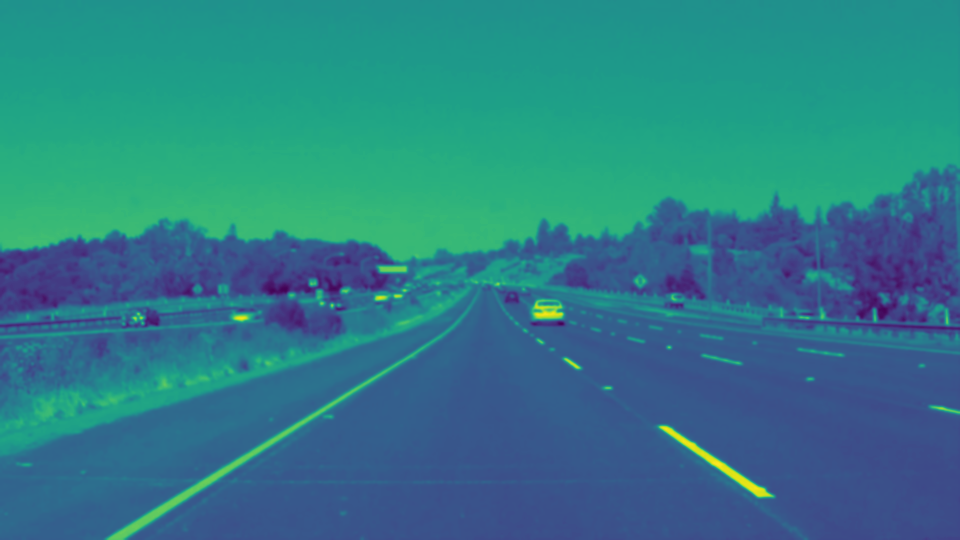
#> input picture test_images/Gaussian.png, 960 x 540 px
$ python -i MAIN.py   (imports and definitions only)
#> lines starting #> are read from the running program, lines starting #| are printed output that depends on the picture; after the words box and inside, x2 and y2 are one past the last pixel; in counts of white or black regions, pixels touching at a corner belong together
# -*- coding: utf-8 -*-
import matplotlib.pyplot as plt
import matplotlib.image as mpimg
import numpy as np
import cv2
import imageio
import math
# [1 line not run here, left out]
import os
# [5 lines not run here, left out]

def process_image(image):

#printing out some stats and plotting
        print('This image is:', type(image), 'with dimensions:', image.shape)
#| This image is: <class 'numpy.ndarray'> with dimensions: (540, 960, 3)
        gray = cv2.cvtColor(image, cv2.COLOR_RGB2GRAY)
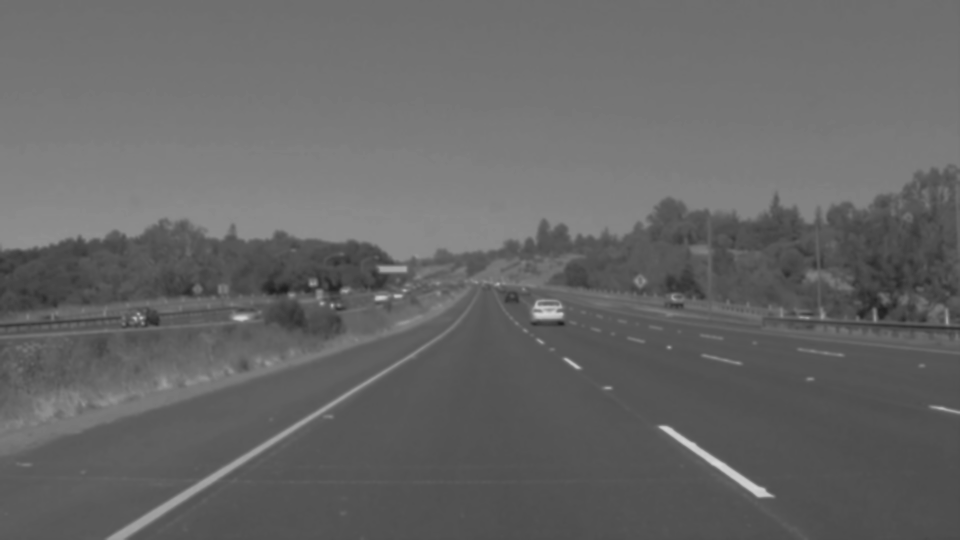
#> gray: shape (540, 960); min 30, max 215, mean 102.4
        mpimg.imsave("Test_images_output/solidWhiteCurve_Gray.png", gray)
# Define a kernel size and apply Gaussian smoothing
        kernel_size = 5
        blur_gray = cv2.GaussianBlur(gray,(kernel_size, kernel_size),0)
        mpimg.imsave("Test_images_output/Gaussian.jpg", blur_gray)
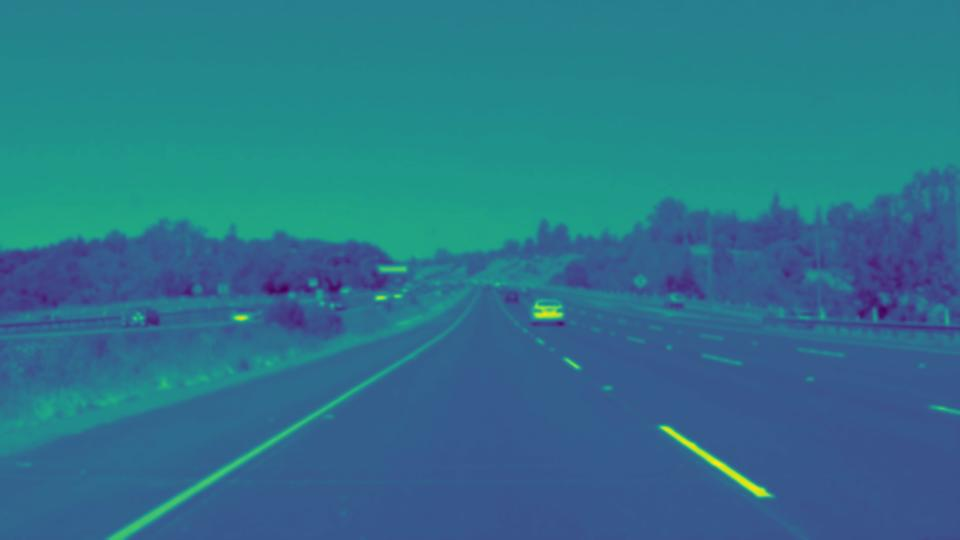
#> saved as Gaussian.jpg: shape (540, 960, 3); mean R, G, B 44.4, 116, 139.8
# Define our parameters for Canny and apply
        low_threshold = 50
        high_threshold = 150
        edges = cv2.Canny(blur_gray, low_threshold, high_threshold)
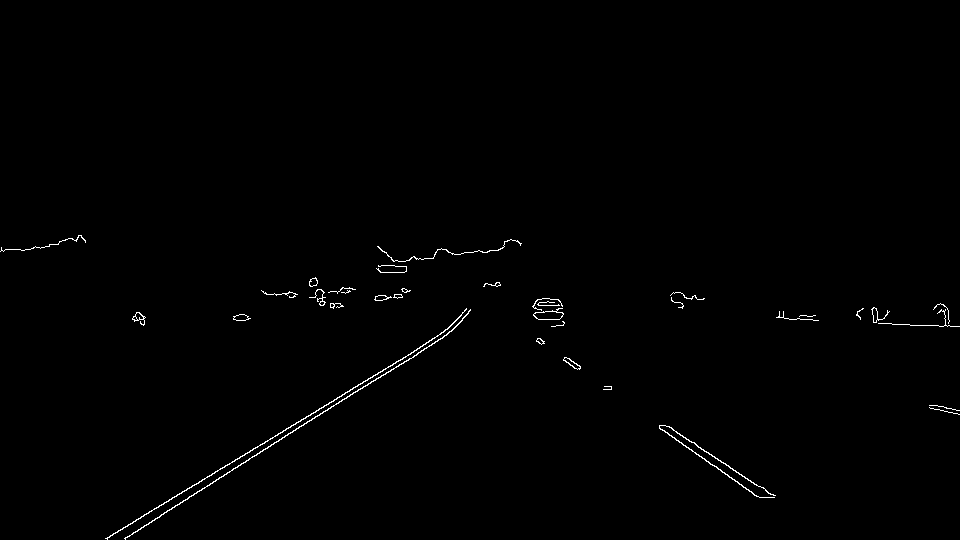
#> edges: shape (540, 960); 0.59% white in thin lines or dots, all inside (x1, y1, x2, y2) = (0, 235, 960, 540)
        mpimg.imsave("Test_images_output/Edges.jpg", edges)

# Next we'll create a masked edges image using cv2.fillPoly()
#def region_of_interest(img, vertices):
#defining a blank mask to start with

        mask = np.zeros_like(edges)

        mpimg.imsave("Test_images_output/Mask.jpg", mask)

    #defining a 3 channel or 1 channel color to fill the mask with depending on the input image
        if len(image.shape) > 2:
                channel_count = image.shape[2]  # i.e. 3 or 4 depending on your image
#> channel_count = 3
                ignore_mask_color = (255,) * channel_count
#> ignore_mask_color = (255, 255, 255)
        else:
                ignore_mask_color = 255

    #filling pixels inside the polygon defined by "vertices" with the fill color
        imshape = image.shape
#> imshape = (540, 960, 3)
        vertices = np.array([[(100,imshape[0]), (440, 325), (550, 325), (imshape[1],imshape[0])]], dtype=np.int32)
        cv2.fillPoly(mask, vertices, ignore_mask_color)
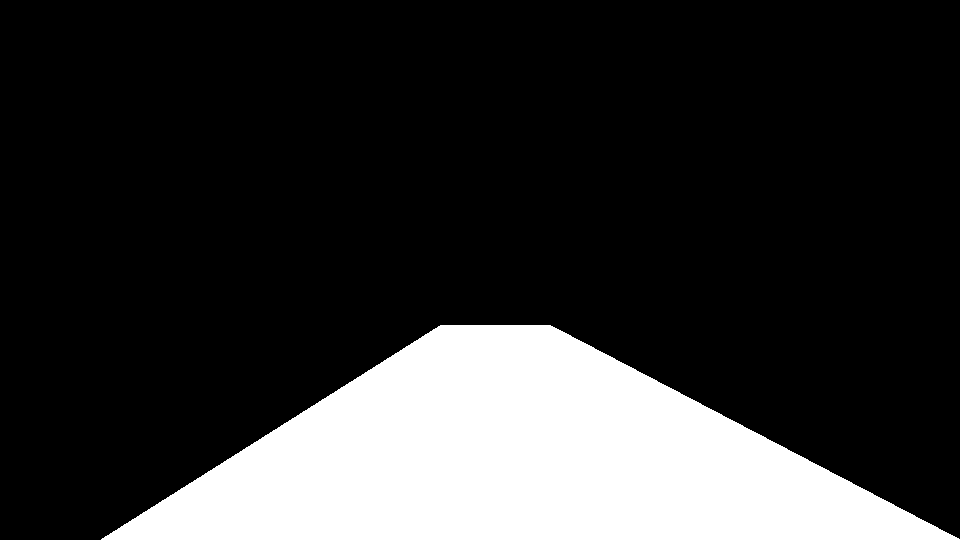
#> mask: shape (540, 960); 20.1% white; 1 white region, box (x1, y1, x2, y2) and area: (101, 325, 960, 540) 104435

        #mpimg.imsave("Test_images_output/whiteCarLaneSwitch_masked_edges.png", masked_edges)

    #returning the image only where mask pixels are nonzero
        masked_edges = cv2.bitwise_and(edges, mask)
#> masked_edges: shape (540, 960); 0.3% white in thin lines or dots, all inside (x1, y1, x2, y2) = (105, 325, 776, 540)
        mpimg.imsave("Test_images_output/Mask_Edges.jpg", masked_edges)
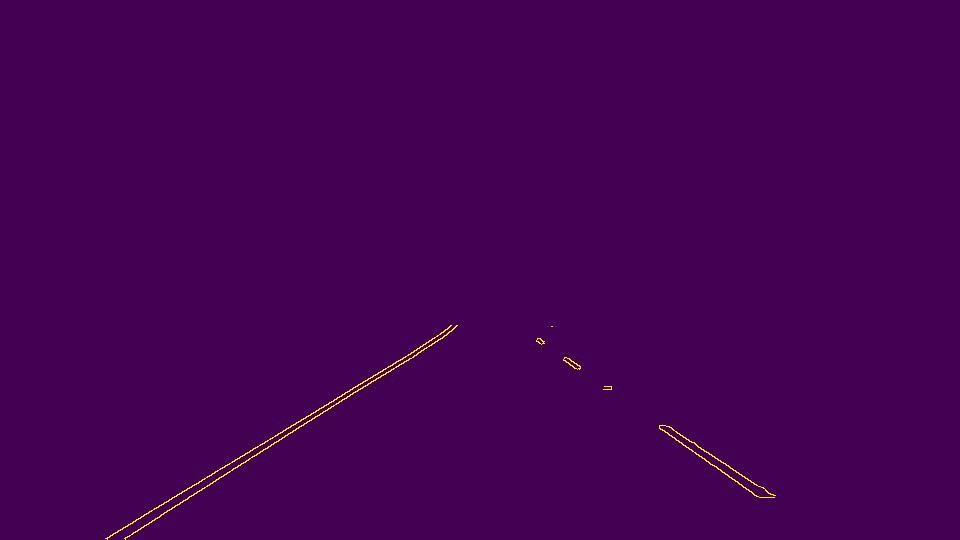
#> saved as Mask_Edges.jpg: shape (540, 960, 3); mean R, G, B 68.5, 0.8, 82.9
#   return masked_image
    # Define the Hough transform parameters
    # Make a blank the same size as our image to draw on
        rho = 1 # distance resolution in pixels of the Hough grid
        theta = np.pi/180 # angular resolution in radians of the Hough grid
        threshold = 20   # minimum number of votes (intersections in Hough grid cell)
        min_line_length = 100 #minimum number of pixels making up a line
        max_line_gap = 200    # maximum gap in pixels between connectable line segments
        line_image = np.copy(image)*0 # creating a blank to draw lines on
#> line_image: shape (540, 960, 3); every value is 0

        lines = cv2.HoughLinesP(masked_edges, rho, theta, threshold, np.array([]),
                            min_line_length, max_line_gap)
#> lines = [[105, 538, 454, 328], [155, 518, 442, 338], [172, 497, 456, 326], [219, 477, 447, 334], [538, 338, 774, 497], [536, 341, 760, 497], [125, 537, 413, 357], [106, 538, 452, 330], [537, 338, 773, 497], [574, 368, 756, 496], [353, 387, 456, 325], [540, 338, 773, 495]]

        for line in lines:
            for x1,y1,x2,y2 in line:
                    cv2.line(line_image,(x1,y1),(x2,y2),(255,0,0),5)
#> this loop made 12 passes
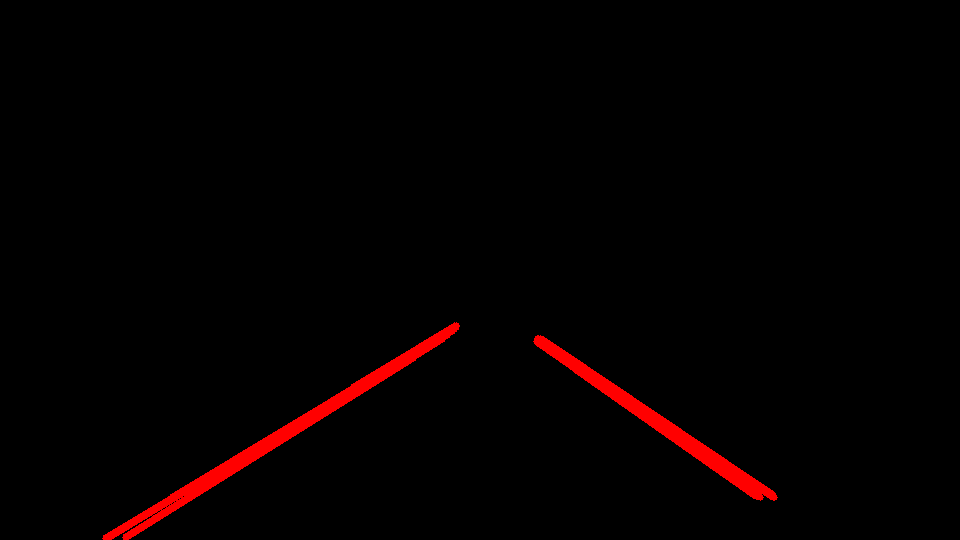
#> line_image: shape (540, 960, 3); mean R, G, B 4.8, 0, 0

# Create a "color" binary image to combine with line image
#color_edges = np.dstack((edges, edges, edges))

# Draw the lines on the edge image
        lines_edges = cv2.addWeighted(image, 0.8, line_image, 1, 0)
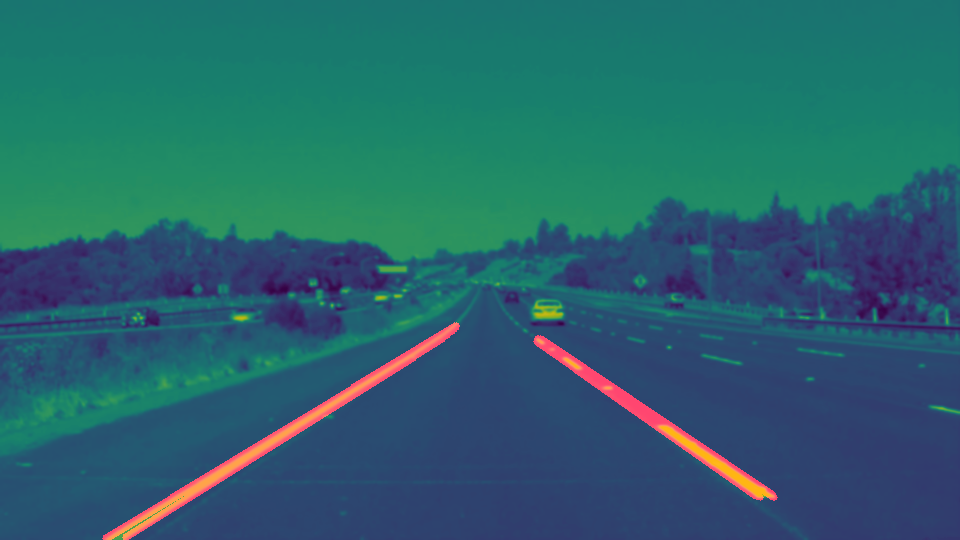
#> lines_edges: shape (540, 960, 3); mean R, G, B 40.4, 99.9, 108.6
        mpimg.imsave("Test_images_output/solidWhiteCurve_Lines_Edges.png", lines_edges)
#    plt.imshow(lines_edges)

# Display the image
#mpimg.imsave("Test_images_output/whiteCarLaneSwitch_lines_edges.png", line_edges)


    # NOTE: The output you return should be a color image (3 channel) for processing video below
    # TODO: put your pipeline here,
    # you should return the final output (image where lines are drawn on lanes)


        return lines_edges


# Import everything needed to edit/save/watch video clips
from moviepy.editor import VideoFileClip
from IPython.display import HTML


white_output = 'test_videos_output/solidYellowLeft.mp4'
## To speed up the testing process you may want to try your pipeline on a shorter subclip of the video
## To do so add .subclip(start_second,end_second) to the end of the line below
## Where start_second and end_second are integer values representing the start and end of the subclip
## You may also uncomment the following line for a subclip of the first 5 seconds
# [1 line that did not run here, left out]
##clip1 = VideoFileClip("test_videos/solidWhiteRight.mp4")
# [1 line that did not run here, left out]
#white_clip.write_videofile(white_output, audio=False)

>>> import cv2
>>> picture = cv2.cvtColor(cv2.imread('test_images/Gaussian.png'), cv2.COLOR_BGR2RGB)
>>> result = process_image(picture)
